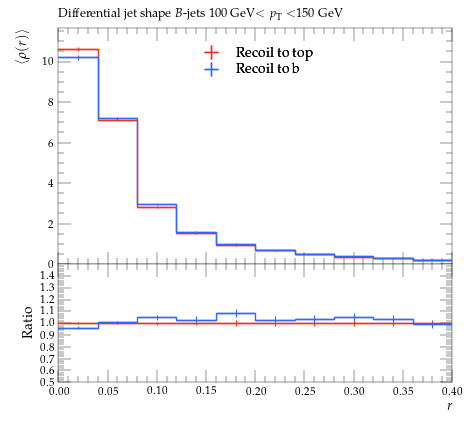

Write Python code to recreate this figure.
#! /usr/bin/env python

# This Python script was auto-generated using YODA v2.0.2.
# Analysis object: /MC_HFDECAYS/avg_B_jet_rho_100_150
# Timestamp: 31-07-2026 (13:13:52)

import matplotlib as mpl
import matplotlib.pyplot as plt
mpl.use('Agg') # comment out for interactive use
import os
import numpy as np

plotDir = os.path.split(os.path.realpath(__file__))[0]
if 'YODA_USER_PLOT_PATH' in globals():
    plot_outdir = globals()['YODA_USER_PLOT_PATH']
else:
    plot_outdir = plotDir

#plot style
plt.style.use(os.path.join(plotDir, '../default.mplstyle'))
# plot metadata
figW, figH = plt.rcParams['figure.figsize']
ax_xLabel = r'$r$'
ax_yLabel = r'$\langle\rho(r)\rangle$'
ax_title  = r'Differential jet shape $B$-jets 100 GeV$<p_\mathrm{T}<$150 GeV '
ax_xScale = 'linear'
ax_yScale = 'linear'
xLims = (0.0, 0.4)
yLims = (0.0, 11.669262000000002)

# TeX-friendly labels for the legend
labels = {
    'legend' : ([ r"Recoil to top", r"Recoil to b" ], r""),
}

# Adjust canvas width and height
canvasW = 10.0
canvasH = 9.0
figW *= canvasW/10.
figH *= canvasH/9.

# Create figure and axis objects
fig, (ax, ratio0_ax) = plt.subplots(2, 1, sharex=True,
                  figsize=(figW,figH), gridspec_kw={'height_ratios': (6.0, 3.0)})

# Set figure margins
plt.subplots_adjust(
    left   = 1.0 * plt.rcParams['figure.subplot.left'],
    right  = 1.0 * plt.rcParams['figure.subplot.right'],
    top    = 1.0 * plt.rcParams['figure.subplot.top'],
    bottom = 1.0 * plt.rcParams['figure.subplot.bottom'])

ratio0_ax.yaxis.set_major_locator(mpl.ticker.MultipleLocator(0.1))
ratio0_ax.set_ylim(0.5, 1.4999)
ratio0_ax.set_ylabel('Ratio')

# the numerical data is stored in a separate file
dataf = dict()
prefix = os.path.split(__file__)[0]
if prefix:    prefix = prefix + '/'
exec(open(prefix+'avg_B_jet_rho_100_150__data.py').read(), dataf)


legend_handles = dict() # keep track of handles for the legend

# style options for curves
# starts at zorder>=5 to draw curve on top of legend
styles = {
  'recoil_t': {
    'color' : '#EE3311',
    'linestyle' : '-',
    'linewidth' : 1,
    'marker' : 'none',
    'markersize' : 2,
    'capsize' : 0.0,
    'zorder' : 5,
    'histstyle' : 1,
    'drawstyle' : 'steps-pre',
    'xerrorbars' : 1,
    'yerrorbars' : 1,
    'fillcolor' : None,
    'fillopacity' : 1.0,
    'ratio0_linestyle' : '-',
    'ratio0_linewidth' : 1,
    'ratio0_marker' : 'none',
    'ratio0_markersize' : 2,
    'ratio0_capsize' : 0.0,
    'ratio0_zorder' : 5,
    'ratio0_histstyle' : 1,
    'ratio0_drawstyle' : 'steps-pre',
    'ratio0_xerrorbars' : 1,
    'ratio0_yerrorbars' : 1,
  },
  'recoil_b': {
    'color' : '#3366FF',
    'linestyle' : '-',
    'linewidth' : 1,
    'marker' : 'none',
    'markersize' : 2,
    'capsize' : 0.0,
    'zorder' : 6,
    'histstyle' : 1,
    'drawstyle' : 'steps-pre',
    'xerrorbars' : 1,
    'yerrorbars' : 1,
    'fillcolor' : None,
    'fillopacity' : 1.0,
    'ratio0_linestyle' : '-',
    'ratio0_linewidth' : 1,
    'ratio0_marker' : 'none',
    'ratio0_markersize' : 2,
    'ratio0_capsize' : 0.0,
    'ratio0_zorder' : 6,
    'ratio0_histstyle' : 1,
    'ratio0_drawstyle' : 'steps-pre',
    'ratio0_xerrorbars' : 1,
    'ratio0_yerrorbars' : 1,
  },
}

# curve from input yoda files in main panel
for label, yvals in dataf['yvals'].items():
    if all(np.isnan(v) for v in dataf['yvals'][label]):
        continue
    tmp = None
    if styles[label]['histstyle']: # draw as histogram
        xpos = dataf['xedges'][label] if styles[label]['drawstyle'] else dataf['xpoints'][label]
        ypos = np.insert(yvals, 0, yvals[0]) if styles[label]['drawstyle'] else yvals
        if styles[label]['fillcolor']: # fill area below curve
            ax.fill_between(xpos, ypos, step='pre',
                            color=styles[label]['fillcolor'],
                            alpha=styles[label]['fillopacity'])
        tmp, = ax.plot(xpos, ypos,
                       color=styles[label]['color'],
                       linestyle=styles[label]['linestyle'],
                       linewidth=styles[label]['linewidth'],
                       drawstyle=styles[label]['drawstyle'], solid_joinstyle='miter',
                       zorder=styles[label]['zorder'], label=label)
    tmp = ax.errorbar(dataf['xpoints'][label], yvals,
                      xerr=np.array(dataf['xerrs'][label])*styles[label]['xerrorbars'],
                      yerr=np.array(dataf['yerrs'][label])*styles[label]['yerrorbars'],
                      fmt=styles[label]['marker'], capsize=styles[label]['capsize'],
                      markersize=styles[label]['markersize'],
                      ecolor=styles[label]['color'],
                      color=styles[label]['color'], zorder=styles[label]['zorder'])
    tmp[-1][0].set_linestyle(styles[label]['linestyle'])
    tmp[-1][0].set_linewidth(styles[label]['linewidth'])
    if label in dataf['add_legend_handle']:  legend_handles[label] = tmp
    for varLabel in dataf['variation_yvals'].keys():
        if varLabel.startswith(label):
            tmp, = ax.plot(dataf['xedges'][label], dataf['variation_yvals'][varLabel],
                           color=styles[label]['color'],
                           linestyle=styles[label]['linestyle'],
                           linewidth=styles[label]['linewidth'],
                           drawstyle='steps-pre', solid_joinstyle='miter',
                           zorder=styles[label]['zorder'], alpha=0.5)


# plots on ratio panel
# curve from input yoda files in ratio panel
for label, yvals in dataf['ratio0_yvals'].items():
    if all(np.isnan(v) for v in yvals):
        continue
    if styles[label]['ratio0_histstyle']: # plot as histogram
        xpos = dataf['xedges']['recoil_t'] if styles[label]['ratio0_drawstyle'] else dataf['xpoints']['recoil_t']
        ypos = np.insert(yvals, 0, yvals[0]) if styles[label]['ratio0_drawstyle'] else yvals
        ratio0_ax.plot(xpos, ypos,
                       color=styles[label]['color'],
                       linewidth=styles[label]['linewidth'],
                       linestyle=styles[label]['ratio0_linestyle'],
                       drawstyle=styles[label]['ratio0_drawstyle'], zorder=styles[label]['zorder'],
                       solid_joinstyle='miter')
    tmp = ratio0_ax.errorbar(dataf['xpoints']['recoil_t'], yvals,
                             xerr=np.array(dataf['ref_xerrs'])*styles[label]['ratio0_xerrorbars'],
                             yerr=np.array(dataf['ratio0_yerrs'][label])*styles[label]['ratio0_yerrorbars'],
                             fmt=styles[label]['ratio0_marker'], capsize=styles[label]['ratio0_capsize'],
                             markersize=styles[label]['ratio0_markersize'],
                             ecolor=styles[label]['color'],
                             color=styles[label]['color'])
    tmp[-1][0].set_linestyle(styles[label]['ratio0_linestyle'])
    tmp[-1][0].set_linewidth(styles[label]['ratio0_linewidth'])

    for varlabel in dataf['ratio0_variation_vals'].keys():
        if varlabel.startswith(label):
            ratio0_ax.plot(dataf['xedges']['recoil_t'],
                            dataf['ratio0_variation_vals'][varlabel],
                            color=styles[label]['color'],
                            linestyle=styles[label]['linestyle'],
                            linewidth=styles[label]['linewidth'],
                            drawstyle='steps-pre', solid_joinstyle='miter',
                            zorder=1, alpha=0.5)

legend_items = list(legend_handles.values())
ax.add_artist(ax.legend(legend_items,
                        labels['legend'][0],
                        title=labels['legend'][1],
                        alignment='left',
                        loc='upper center',
                        bbox_to_anchor=(0.5, 0.97)))

# set plot metadata as defined above
ratio0_ax.set_xlabel(ax_xLabel)
ratio0_ax.xaxis.set_label_coords(1., -0.15)
ax.set_ylabel(ax_yLabel, ha='right', va='top')
ax.yaxis.set_label_coords(-0.11, 1.0)
ax.set_title(ax_title, loc='left')
ax.set_xscale(ax_xScale)
ax.set_yscale(ax_yScale)
ax.set_xlim(xLims)
ax.set_ylim(yLims)

# tick formatting
plt.rcParams['xtick.top'] = True
plt.rcParams['ytick.right'] = True
fig.align_ylabels((ax, ratio0_ax))
plt.savefig(os.path.join(plot_outdir, 'avg_B_jet_rho_100_150.pdf'), format='PDF')
plt.savefig(os.path.join(plot_outdir, 'avg_B_jet_rho_100_150.png'), format='PNG')

plt.close(fig)
